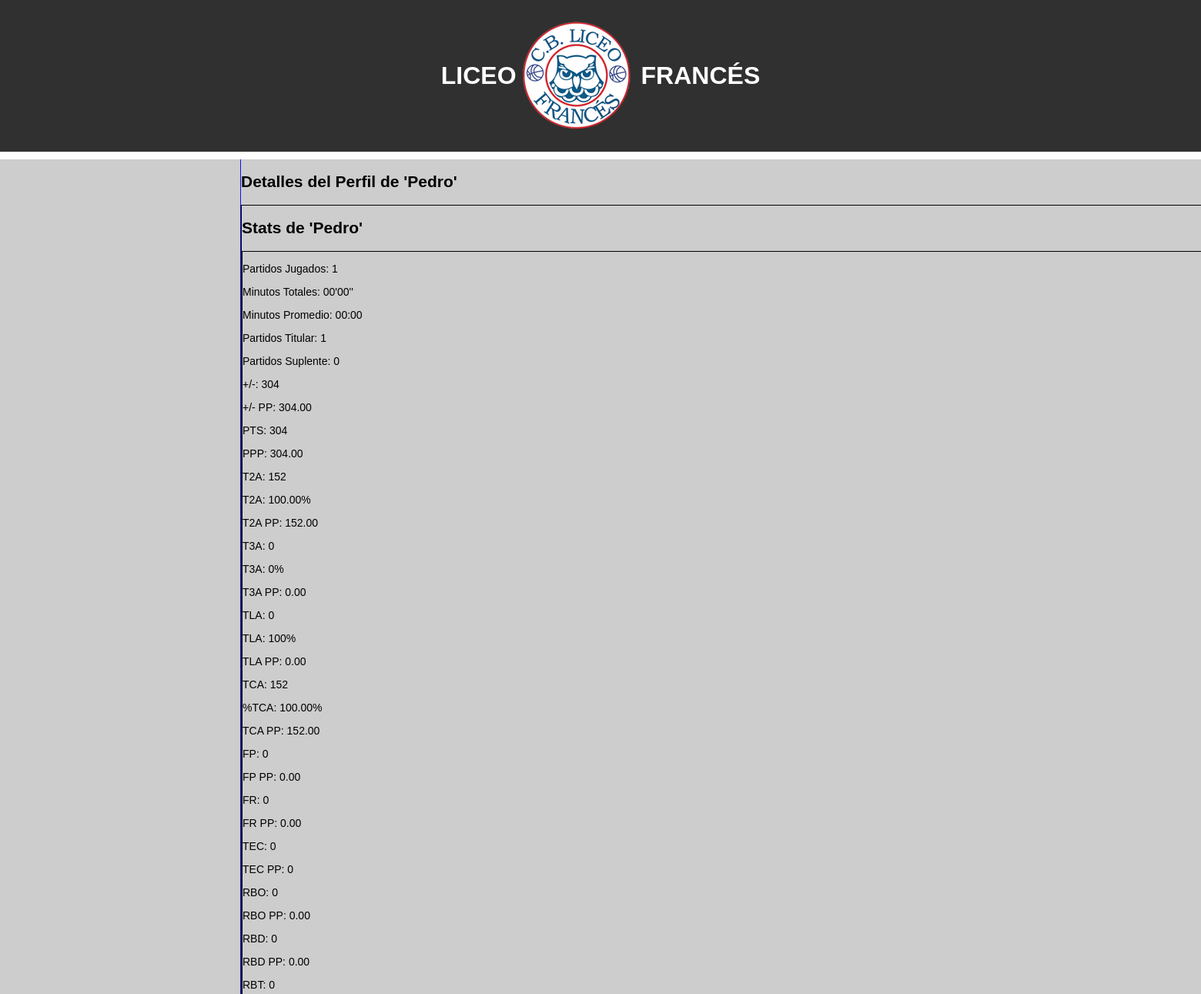
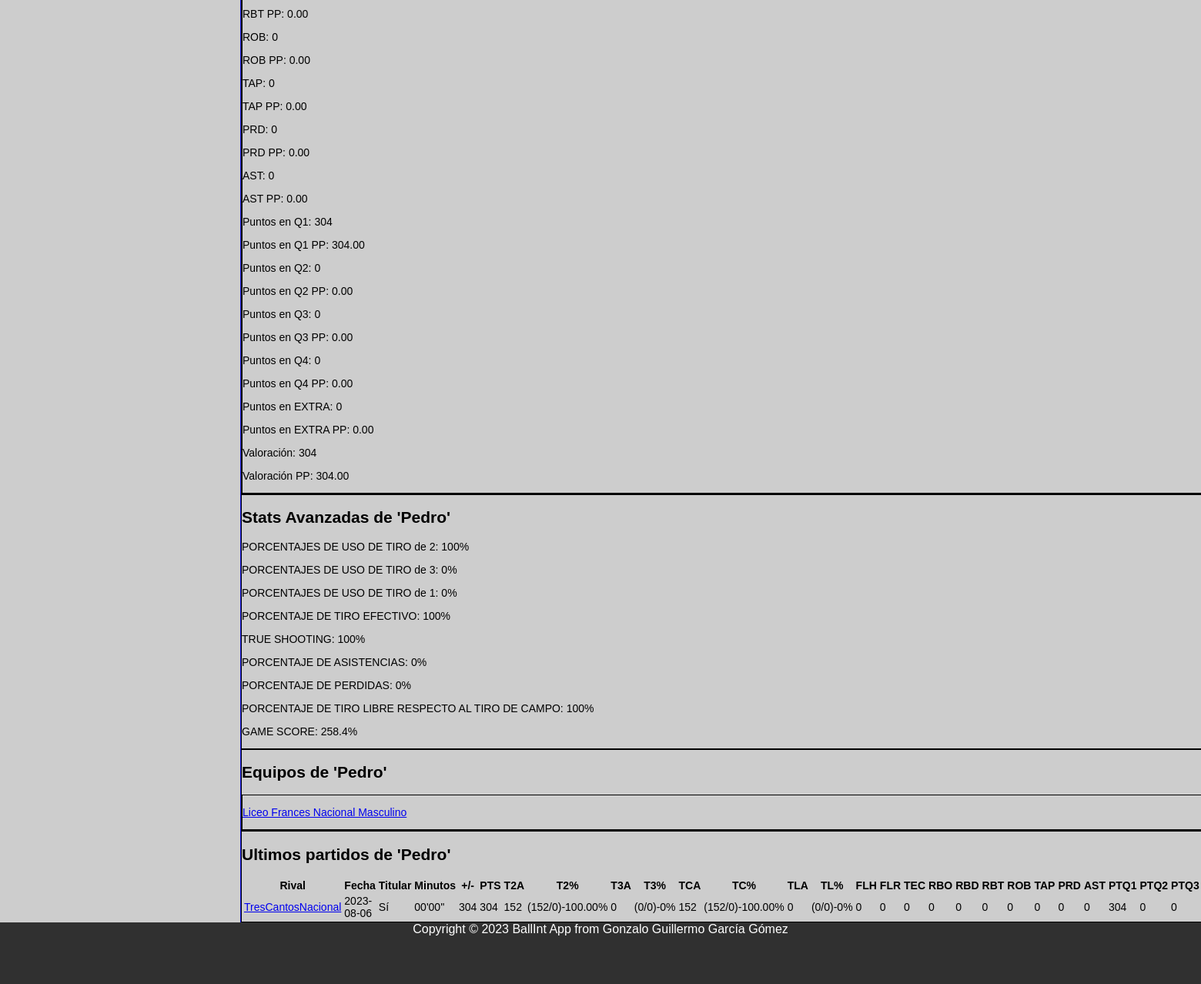
The app's page /pagina_perfiljugador.php?jugador=Pedro with its own data (2 pictures, top to bottom).
### tables this page shows
CREATE TABLE `jugadores` (
  `id` int(11) NOT NULL,
  `user` varchar(50) DEFAULT NULL,
  `nombre` varchar(50) NOT NULL,
  `apellido1` varchar(50) NOT NULL,
  `apellido2` varchar(50) NOT NULL,
  `numero` int(2) DEFAULT NULL,
  `PJ` int(5) NOT NULL,
  `MT` int(10) NOT NULL,
  `TIT` int(5) NOT NULL,
  `SUP` int(5) NOT NULL,
  `MSMS` float NOT NULL,
  `T2A` int(5) NOT NULL,
  `T2F` int(5) NOT NULL,
  `T3A` int(5) NOT NULL,
  `T3F` int(5) NOT NULL,
  `TLA` int(5) NOT NULL,
  `TLF` int(5) NOT NULL,
  `FLH` int(5) NOT NULL,
  `FLR` int(5) NOT NULL,
  `TEC` int(11) NOT NULL,
  `RBO` int(5) NOT NULL,
  `RBD` int(5) NOT NULL,
  `ROB` int(5) NOT NULL,
  `TAP` int(5) NOT NULL,
  `PRD` int(5) NOT NULL,
  `AST` int(5) NOT NULL,
  `PTQ1` int(11) NOT NULL DEFAULT 0,
  `PTQ2` int(11) NOT NULL DEFAULT 0,
  `PTQ3` int(11) NOT NULL DEFAULT 0,
  `PTQ4` int(11) NOT NULL DEFAULT 0,
  `PTQE` int(11) NOT NULL DEFAULT 0
);

CREATE TABLE `equipos` (
  `id` int(10) NOT NULL,
  `id_equipo` varchar(50) NOT NULL,
  `categoria` varchar(50) NOT NULL,
  `nombre_equipo` varchar(50) NOT NULL,
  `seccion` enum('Masculino','Femenino') NOT NULL,
  `letra` varchar(1) DEFAULT NULL,
  `PJ` int(11) NOT NULL,
  `W` int(11) NOT NULL,
  `L` int(11) NOT NULL,
  `PPP` int(11) NOT NULL,
  `PPR` int(11) NOT NULL,
  `MT` float NOT NULL,
  `MSMS` float NOT NULL,
  `T2A` int(11) NOT NULL,
  `T2F` int(11) NOT NULL,
  `T3A` int(11) NOT NULL,
  `T3F` int(11) NOT NULL,
  `TLA` int(11) NOT NULL,
  `TLF` int(11) NOT NULL,
  `FLH` int(11) NOT NULL,
  `TEC` int(11) NOT NULL,
  `FLR` int(11) NOT NULL,
  `RBO` int(11) NOT NULL,
  `RBD` int(11) NOT NULL,
  `ROB` int(11) NOT NULL,
  `TAP` int(11) NOT NULL,
  `PRD` int(11) NOT NULL,
  `AST` int(11) NOT NULL,
  `PTQ1` int(11) NOT NULL,
  `PTQ2` int(11) NOT NULL,
  `PTQ3` int(11) NOT NULL,
  `PTQ4` int(11) NOT NULL,
  `PTQE` int(11) NOT NULL
);

CREATE TABLE `partidos` (
  `id` int(11) NOT NULL,
  `local` varchar(50) NOT NULL,
  `visitante` varchar(50) NOT NULL,
  `fecha` date NOT NULL,
  `hora` time NOT NULL,
  `WL` int(11) DEFAULT NULL
);

CREATE TABLE `tmp_partido_37` (
  `id` int(11) NOT NULL,
  `equipo` varchar(50) NOT NULL,
  `jugador` varchar(50) NOT NULL,
  `nombrejugador` varchar(50) NOT NULL,
  `numero` int(2) DEFAULT NULL,
  `titular` tinyint(1) NOT NULL,
  `en_juego` tinyint(1) NOT NULL,
  `MT` int(11) DEFAULT 0,
  `MSMS` int(11) DEFAULT 0,
  `T2A` int(11) DEFAULT 0,
  `T2F` int(11) DEFAULT 0,
  `T3A` int(11) DEFAULT 0,
  `T3F` int(11) DEFAULT 0,
  `TLA` int(11) DEFAULT 0,
  `TLF` int(11) DEFAULT 0,
  `FLH` int(11) DEFAULT 0,
  `FLR` int(11) DEFAULT 0,
  `TEC` int(11) DEFAULT 0,
  `RBO` int(11) DEFAULT 0,
  `RBD` int(11) DEFAULT 0,
  `ROB` int(11) DEFAULT 0,
  `TAP` int(11) DEFAULT 0,
  `PRD` int(11) DEFAULT 0,
  `AST` int(11) DEFAULT 0,
  `PTQ1` int(11) DEFAULT 0,
  `PTQ2` int(11) DEFAULT 0,
  `PTQ3` int(11) DEFAULT 0,
  `PTQ4` int(11) DEFAULT 0,
  `PTQE` int(11) DEFAULT 0
);

### includes/Jugador.php (the view, shortened to what the rows shown need)
<?php
class Jugador{
    public static function statsfromJugadorEnPartido($usuario){
        $jugador = array();
        $jugador['equipo'] = $usuario['equipo'];
        $jugador['nombrejugador'] = $usuario['nombrejugador'];
        $jugador['numero'] = $usuario['numero'];
        $jugador['MT'] = $usuario['MT'];
        $minutosjugados = floor($usuario['MT'] / 60) ?? 0;
        $segundosRestantes = $usuario['MT'] % 60 ?? 0;
        $tiempoFormato = sprintf("%02d'%02d''", $minutosjugados, $segundosRestantes);
        $jugador['MTT'] = $tiempoFormato;
        $usuario['titular'] == 1 ?  $jugador['TIT'] = 'Sí' :  $jugador['TIT'] = 'No';
        $jugador['MSMS'] = $usuario['MSMS'];
        $jugador['PTS'] = $usuario['T2A'] * 2 + $usuario['T3A'] * 3 + $usuario['TLA'] * 1;
        $jugador['T2A'] = $usuario['T2A'];
        $jugador['T2F'] = $usuario['T2F'];
        if (($usuario['T2A'] + $usuario['T2F']) > 0) {
            $jugador['T2P'] = number_format(($usuario['T2A'] / ($usuario['T2A'] + $usuario['T2F'])) * 100, 2);
        } else {
            $jugador['T2P'] = 0;
        }
        $jugador['T3A'] = $usuario['T3A'];
        $jugador['T3F'] = $usuario['T3F'];
        if (($usuario['T3A'] + $usuario['T3F']) > 0) {
            $jugador['T3P'] = number_format(($usuario['T3A'] / ($usuario['T3A'] + $usuario['T3F'])) * 100, 2);
        } else {
            $jugador['T3P'] = 0;
        }
        $jugador['TLA'] = $usuario['TLA'];
        $jugador['TLF'] = $usuario['TLF'];
        if (($usuario['TLA'] + $usuario['TLF']) > 0) {
            $jugador['TLP'] = number_format(($usuario['TLA'] / ($usuario['TLA'] + $usuario['TLF'])) * 100, 2);
        } else {
            $jugador['TLP'] = 0;
        }
        $jugador['TCA'] = $usuario['T2A'] + $usuario['T3A'];
        $jugador['TCF'] = $usuario['T2F'] + $usuario['T3F'];
        if (($jugador['TCA'] + $jugador['TCF']) > 0) {
            $jugador['TCP'] = number_format(($jugador['TCA'] / ($jugador['TCA'] + $jugador['TCF'])) * 100, 2);
        } else {
            $jugador['TCP'] = 0;
        }
        $jugador['FLH'] = $usuario['FLH'];
        $jugador['FLR'] = $usuario['FLR'];
        $jugador['TEC'] = $usuario['TEC'];
        $jugador['REB'] = $usuario['RBO'] + $usuario['RBD'];
        $jugador['RBO'] = $usuario['RBO'];
        $jugador['RBD'] = $usuario['RBD'];
        $jugador['ROB'] = $usuario['ROB'];
        $jugador['TAP'] = $usuario['TAP'];
        $jugador['PRD'] = $usuario['PRD'];
        $jugador['AST'] = $usuario['AST'];
        $jugador['PTQ1'] = $usuario['PTQ1'];
        $jugador['PTQ2'] = $usuario['PTQ2'];
        $jugador['PTQ3'] = $usuario['PTQ3'];
        $jugador['PTQ4'] = $usuario['PTQ4'];
        $jugador['PTQE'] = $usuario['PTQE'];
        $total_shots = $jugador['T2A'] + $jugador['T3A'] + ($jugador['TLA'] * 0.44);
        if ($total_shots > 0) {
            $jugador['T2PU'] = number_format(($jugador['T2A'] / $total_shots), 2) * 100;
            $jugador['T3PU'] = number_format(($jugador['T3A'] / $total_shots), 2) * 100;
            $jugador['T1PU'] = number_format((($jugador['TLA'] * 0.44) / $total_shots), 2) * 100;
        } else {
            $jugador['T2PU'] = 0;
            $jugador['T3PU'] = 0;
            $jugador['T1PU'] = 0;
        }
        $total_attempts = $jugador['TCA'] + $jugador['TCF'];
        if ($total_attempts > 0) {
            $jugador['eFGP'] = number_format((($jugador['T2A'] + $jugador['T3A'] + 0.5 * $jugador['T3A']) / $total_attempts) * 100, 2);
        } else {
            $jugador['eFGP'] = 0;
        }
        $total_field_attempts = $jugador['TCA'] + $jugador['TCF'];
        $total_free_attempts = $jugador['TLA'] + $jugador['TLF'];
        if (($total_field_attempts + 0.44 * $total_free_attempts) > 0) {
            $jugador['TSP'] = number_format(($jugador['PTS']) / (2 * ($total_field_attempts + 0.44 * $total_free_attempts))  * 100, 2);
        } else {
            $jugador['TSP'] = 0;
        }
        $total_field_made = $jugador['T2A'] + $jugador['T3A'];
        if ($total_field_made > 0) {
            $jugador['ASP'] = number_format(($jugador['AST']) / $total_field_made  * 100, 2);
        } else {
            $jugador['ASP'] = 0;
        }
        $jugador['GS'] = number_format($jugador['PTS']+0.4*$jugador['TCA']-0.7*($jugador['TCA']+$jugador['TCF'])-0.4*$jugador['TCF']+0.7*$jugador['RBO']+0.3*$jugador['RBD']+$jugador['ROB']+0.7*$jugador['AST']+0.7* $jugador['TAP']-0.4*$jugador['FLH']-$jugador['PRD'],2);
        $jugador['VAL'] = $jugador['PTS']+$jugador['REB']+$jugador['AST']+$jugador['ROB']+$jugador['FLR']+$jugador['TAP']-$jugador['TCF']-$jugador['PRD']-$jugador['FLH'];
        return $jugador;
    }
    public static function mostrarStatsJugador($jugador){
        $html = "";
        $html .= "
        <div class='stats'>
            <p>Partidos Jugados: {$jugador['PJ']}</p>
            <p>Minutos Totales: {$jugador['MTT']}</p>
            <p>Minutos Promedio: {$jugador['MTP']}</p>
            <p>Partidos Titular: {$jugador['TIT']}</p>
            <p>Partidos Suplente: {$jugador['SUP']}</p>
            <p>+/-: {$jugador['MSMS']}</p>
            <p>+/- PP: {$jugador['MSMSP']}</p>
            <p>PTS: {$jugador['PTS']}</p>
            <p>PPP: {$jugador['PTSP']}</p>
            <p>T2A: {$jugador['T2A']}</p>
            <p>T2A: {$jugador['T2P']}%</p>
            <p>T2A PP: {$jugador['T2PP']}</p>
            <p>T3A: {$jugador['T3A']}</p>
            <p>T3A: {$jugador['T3P']}%</p>
            <p>T3A PP: {$jugador['T3PP']}</p>
            <p>TLA: {$jugador['TLA']}</p>
            <p>TLA: {$jugador['TLP']}%</p>
            <p>TLA PP: {$jugador['TLPP']}</p>
            <p>TCA: {$jugador['TCA']}</p>
            <p>%TCA: {$jugador['TCP']}%</p>
            <p>TCA PP: {$jugador['TCPP']}</p>
            <p>FP: {$jugador['FLH']}</p>
            <p>FP PP: {$jugador['FLHP']}</p>
            <p>FR: {$jugador['FLR']}</p>
            <p>FR PP: {$jugador['FLRP']}</p>
            <p>TEC: {$jugador['TEC']}</p>
            <p>TEC PP: {$jugador['TEC']}</p>
            <p>RBO: {$jugador['RBO']}</p>
            <p>RBO PP: {$jugador['RBOP']}</p>
            <p>RBD: {$jugador['RBD']}</p>
            <p>RBD PP: {$jugador['RBDP']}</p>
            <p>RBT: {$jugador['REB']}</p>
            <p>RBT PP: {$jugador['REBP']}</p>
            <p>ROB: {$jugador['ROB']}</p>
            <p>ROB PP: {$jugador['ROBP']}</p>
            <p>TAP: {$jugador['TAP']}</p>
            <p>TAP PP: {$jugador['TAPP']}</p>
            <p>PRD: {$jugador['PRD']}</p>
            <p>PRD PP: {$jugador['PRDP']}</p>
            <p>AST: {$jugador['AST']}</p>
            <p>AST PP: {$jugador['ASTP']}</p>
            <p>Puntos en Q1: {$jugador['PTQ1']}</p>
            <p>Puntos en Q1 PP: {$jugador['PTQ1P']}</p>
            <p>Puntos en Q2:  {$jugador['PTQ2']}</p>
            <p>Puntos en Q2 PP: {$jugador['PTQ2P']}</p>
            <p>Puntos en Q3: {$jugador['PTQ3']}</p>
            <p>Puntos en Q3 PP: {$jugador['PTQ3P']}</p>
            <p>Puntos en Q4:  {$jugador['PTQ4']}</p>
            <p>Puntos en Q4 PP: {$jugador['PTQ4P']}</p>
            <p>Puntos en EXTRA:  {$jugador['PTQE']}</p>
            <p>Puntos en EXTRA PP: {$jugador['PTQEP']}</p>
            <p>Valoración:  {$jugador['VAL']}</p>
            <p>Valoración PP: {$jugador['VALP']}</p>
        </div>
        ";
        return $html;
    }
    public static function mostrarStatsPartidoJugador($partido,$estadisticas,$partidoId){
        $html = "";
        $html .= "
            <table>
                <tr>
                    <th>Rival</th>
                    <th>Fecha</th>
                    <th>Titular</th>
                    <th>Minutos</th>
                    <th>+/-</th>
                    <th>PTS</th>
                    <th>T2A</th>
                    <th>T2%</th>
                    <th>T3A</th>
                    <th>T3%</th>
                    <th>TCA</th>
                    <th>TC%</th>
                    <th>TLA</th>
                    <th>TL%</th>
                    <th>FLH</th>
                    <th>FLR</th>
                    <th>TEC</th>
                    <th>RBO</th>
                    <th>RBD</th>
                    <th>RBT</th>
                    <th>ROB</th>
                    <th>TAP</th>
                    <th>PRD</th>
                    <th>AST</th>
                    <th>PTQ1</th>
                    <th>PTQ2</th>
                    <th>PTQ3</th>
                </tr>
                <tr>
                    <td>
                    <a href='pagina_partido.php?partido={$partido['visitante']}&fecha={$partido['fecha']}&id={$partidoId}'>
                    {$partido['visitante']}
                </a>
                    </td>
                    <td>{$partido['fecha']}</td>
                    <td>{$estadisticas['TIT']}</td>
                    <td>{$estadisticas['MTT']}</td>
                    <td>{$estadisticas['MSMS']}</td>
                    <td>{$estadisticas['PTS']}</td>
                    <td>{$estadisticas['T2A']}</td>
                    <td>({$estadisticas['T2A']}/{$estadisticas['T2F']})-{$estadisticas['T2P']}%</td>
                    <td>{$estadisticas['T3A']}</td>
                    <td>({$estadisticas['T3A']}/{$estadisticas['T3F']})-{$estadisticas['T3P']}%</td>
                    <td>{$estadisticas['TCA']}</td>
                    <td>({$estadisticas['TCA']}/{$estadisticas['TCF']})-{$estadisticas['TCP']}%</td>
                    <td>{$estadisticas['TLA']}</td>
                    <td>({$estadisticas['TLA']}/{$estadisticas['TLF']})-{$estadisticas['TLP']}%</td>
                    <td>{$estadisticas['FLH']}</td>
                    <td>{$estadisticas['FLR']}</td>
                    <td>{$estadisticas['TEC']}</td>
                    <td>{$estadisticas['RBO']}</td>
                    <td>{$estadisticas['RBD']}</td>
                    <td>{$estadisticas['REB']}</td>
                    <td>{$estadisticas['ROB']}</td>
                    <td>{$estadisticas['TAP']}</td>
                    <td>{$estadisticas['PRD']}</td>
                    <td>{$estadisticas['AST']}</td>
                    <td>{$estadisticas['PTQ1']}</td>
                    <td>{$estadisticas['PTQ2']}</td>
                    <td>{$estadisticas['PTQ3']}</td>
                    <td>{$estadisticas['PTQ4']}</td>
                    <td>{$estadisticas['PTQE']}</td>
                    <td>{$estadisticas['T2PU']}%</td>
                    <td>{$estadisticas['T3PU']}%</td>
                    <td>{$estadisticas['T1PU']}%</td>
                    <td>{$estadisticas['eFGP']}%</td>
                    <td>{$estadisticas['TSP']}%</td>
                    <td>{$estadisticas['ASP']}%</td>
                    <td>{$estadisticas['GS']}</td>
                    <td>{$estadisticas['VAL']}</td>
                </tr>
            </table>";
        return $html;
    }
    public static function mostrarUltimosPartidosJugador($jugador){
        $html = "";
        $idUser = Usuario::getidNombreUser($jugador);
        $equiposdelUsuario = Equipo::getEquiposfromUserId($idUser);
        foreach($equiposdelUsuario as $equipo){
            $partidos = Partido::getpartidosfromEquipo($equipo);
            foreach($partidos as $partido){
                $estadisticas = Partido::getstatsUsuario($partido['id'],$jugador);
                if($estadisticas){
                    $estadisticasPartido = self::statsfromJugadorEnPartido($estadisticas);
                    $html .= self::mostrarStatsPartidoJugador($partido,$estadisticasPartido,$partido['id']);
                }
            }
        }
        return $html;
    }
}

### includes/Equipo.php (shortened to what the rows shown need)
<?php
class Equipo{
    public static function getDatosEquipo($equipo){
        $result = false;
        $conn = Aplicacion::getInstance()->getConexionBd();
        $query = sprintf("SELECT * FROM equipos WHERE id_equipo='%s'", $conn->real_escape_string($equipo));
        $rs = $conn->query($query);
        if ($rs) {
            $fila = $rs->fetch_assoc();
            if ($fila) {
                $result = $fila;
            }
        } else {
            error_log("Error BD ({$conn->errno}): {$conn->error}");
        }
        return $result;
    }
    public static function getEquiposfromUserId($idUser){
      $conn = Aplicacion::getInstance()->getConexionBd();
      $query = sprintf("SELECT id_equipo
      FROM usuarios_equipos
      JOIN equipos ON usuarios_equipos.equipo_id = equipos.id
      WHERE usuarios_equipos.usuario_id = '%s'", $conn->real_escape_string($idUser));
      $rs = $conn->query($query);
      $result = false;
      $equipos = array();
      if ($rs) {
        while ($row = $rs->fetch_assoc()) {
            $equipos[] = $row['id_equipo'];
        }
        $result = $equipos;
      } else {
          error_log("Error BD ({$conn->errno}): {$conn->error}");
      }
      return $result;
    }
    public static function mostrarListadoEquipos($equipos){
        $html = '';
        foreach ($equipos as $equipo) {
            $html .= self::mostrarCajaEquipo($equipo);
        }
        return $html;
    }
    public static function mostrarCajaEquipo($equipo){
        $datosEquipo = self::getDatosEquipo($equipo);
        $html = '';
        $html .= <<<EOS
            <div class="equipo">
                <a href="pagina_equipo.php?equipo={$equipo}">
                    <p>{$datosEquipo['nombre_equipo']}</p>
                </a>
            </div>
        EOS;
        return $html;
    }
}
?>

### records on screen
jugadores: PJ "1", TIT "1", SUP "0", MSMS "304", T2A "152", T3A "0", TLA "0", FLH "0", FLR "0", TEC "0", RBO "0", RBD "0", ROB "0", TAP "0", PRD "0", AST "0", PTQ1 "304", PTQ2 "0", PTQ3 "0", PTQ4 "0", PTQE "0"
equipos: nombre_equipo "Liceo Frances Nacional Masculino"
partidos: visitante "TresCantosNacional", fecha "2023-08-06", MTT "00'00''", tmp_partido_37.MSMS "304", PTS "304", tmp_partido_37.T2A "152", tmp_partido_37.T2F "0", tmp_partido_37.T3A "0", tmp_partido_37.T3F "0", tmp_partido_37.TLA "0", tmp_partido_37.TLF "0", tmp_partido_37.FLH "0", tmp_partido_37.FLR "0", tmp_partido_37.TEC "0", tmp_partido_37.RBO "0", tmp_partido_37.RBD "0", tmp_partido_37.ROB "0", tmp_partido_37.TAP "0", tmp_partido_37.PRD "0", tmp_partido_37.AST "0", tmp_partido_37.PTQ1 "304", tmp_partido_37.PTQ2 "0", tmp_partido_37.PTQ3 "0"

### other values on screen
$jugador "Pedro"
$jugador['MTT'] "00'00''"
$jugador['MTP'] "00:00"
$jugador['MSMSP'] "304.00"
$jugador['PTS'] "304"
$jugador['PTSP'] "304.00"
$jugador['T2P'] "100.00"
$jugador['T2PP'] "152.00"
$jugador['T3P'] "0"
$jugador['T3PP'] "0.00"
$jugador['TLP'] "100"
$jugador['TLPP'] "0.00"
$jugador['TCP'] "100.00"
$jugador['TCPP'] "152.00"
$jugador['FLHP'] "0.00"
